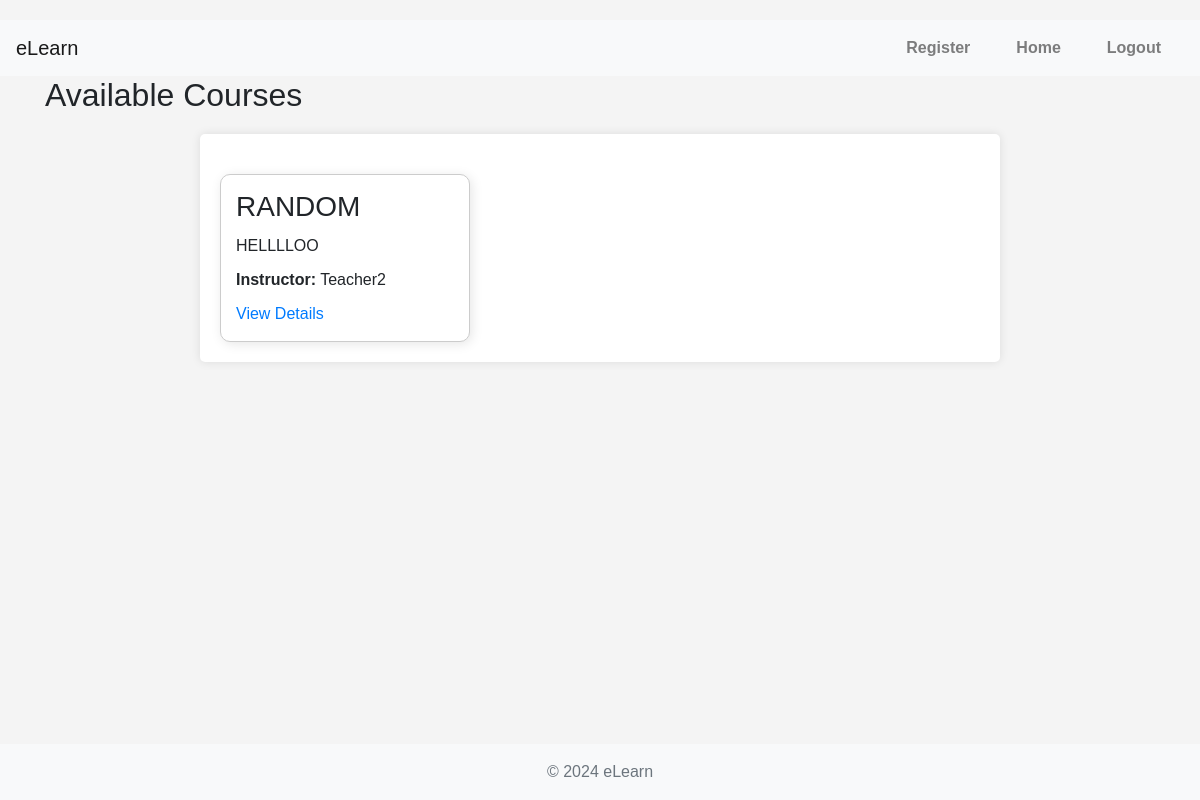
The app's page /courses/ (signed in) with its own data.
### courses/models.py (models this page shows, shortened)
class Course(models.Model):
    title = models.CharField(max_length=200)
    description = models.TextField()
    created_at = models.DateTimeField(auto_now_add=True)
    updated_at = models.DateTimeField(auto_now=True)
    teacher = models.ForeignKey(settings.AUTH_USER_MODEL, on_delete=models.CASCADE, related_name='courses')

### core/models.py (models this page shows, shortened)
class User(AbstractUser):
    USER_TYPE_CHOICES = (
        ('student', 'Student'),
        ('teacher', 'Teacher'),
    )
    is_student = models.BooleanField(default=False)
    is_teacher = models.BooleanField(default=False)
    profile_picture = models.ImageField(upload_to='profile_pictures/', null=True, blank=True)
    bio = models.TextField(null=True, blank=True)
    phone_number = models.CharField(max_length=15, null=True, blank=True)
    address = models.CharField(max_length=255, null=True, blank=True)
    date_of_birth = models.DateField(null=True, blank=True)
    user_type = models.CharField(max_length=20, choices=USER_TYPE_CHOICES, default='student')
    USERNAME_FIELD = 'username'
    groups = models.ManyToManyField(
        Group,
        related_name='custom_user_groups',  # Add related_name to avoid clash
        blank=True,
        help_text='The groups this user belongs to. A user will get all permissions granted to each of their groups.',
        verbose_name='groups',
    )
    user_permissions = models.ManyToManyField(
        Permission,
        related_name='custom_user_permissions',  # Add related_name to avoid clash
        blank=True,
        help_text='Specific permissions for this user.',
        verbose_name='user permissions',
    )

### courses/views.py (the view)
# urls.py: path('', CourseListView.as_view(), name='course_list'),
@method_decorator(login_required, name='dispatch')
class CourseListView(View):
    def get(self, request):
        if request.user.is_teacher:
            courses = Course.objects.all()  # Teachers can see all courses
        else:
            courses = Course.objects.filter(enrollments__student=request.user)  # Students see their enrolled courses
        return render(request, 'courses/course_list.html', {'courses': courses})

### templates/courses/course_list.html (shortened to what this page needs)
{% extends "core/base.html" %}
{% block content %}
<div>
    <h2>Available Courses</h2>
</div>
<div class="course-container">
    <div class="course-tiles">
        {% for course in courses %}
            <div class="course-tile">
                <h3>{{ course.title }}</h3>
                <p>{{ course.description|truncatewords:20 }}</p>
                <p><strong>Instructor:</strong> {{ course.teacher.username }}</p>
                <a href="{% url 'courses:course_detail' course.pk %}">View Details</a>
            </div>
        {% endfor %}
    </div>
</div>
{% endblock %}

### static/css/main.css (style rules this page uses)
body { font-family: Arial, sans-serif; background-color: #f4f4f4; margin: 0; padding: 0; display: flex; flex-direction: column; min-height: 100vh; padding-top: 20px; }

### static/css/courses.css (style rules this page uses)
.course-container { padding-top: 20px; padding-left: 10px; display: flex; flex-wrap: wrap; gap: 20px; }
.course-tiles { display: flex; flex-wrap: wrap; gap: 20px; margin-top: 20px; }
.course-tile { background-color: #ffffff; border: 1px solid #ccc; border-radius: 10px; padding: 15px; width: 250px; box-shadow: 2px 2px 12px rgba(0,0,0,0.1); transition: transform 0.3s; }
.course-tile h3 { margin-top: 0; }
.course-tile p { margin: 10px 0; }

### static/css/assignments.css (style rules this page uses)
.course-container, .assignment-container { background-color: #fff; padding: 20px; border-radius: 5px; box-shadow: 0 0 10px rgba(0, 0, 0, 0.1); margin: 20px auto; max-width: 800px; }

### records on screen
Course: title "RANDOM", description "HELLLLOO", teacher.username "Teacher2"
